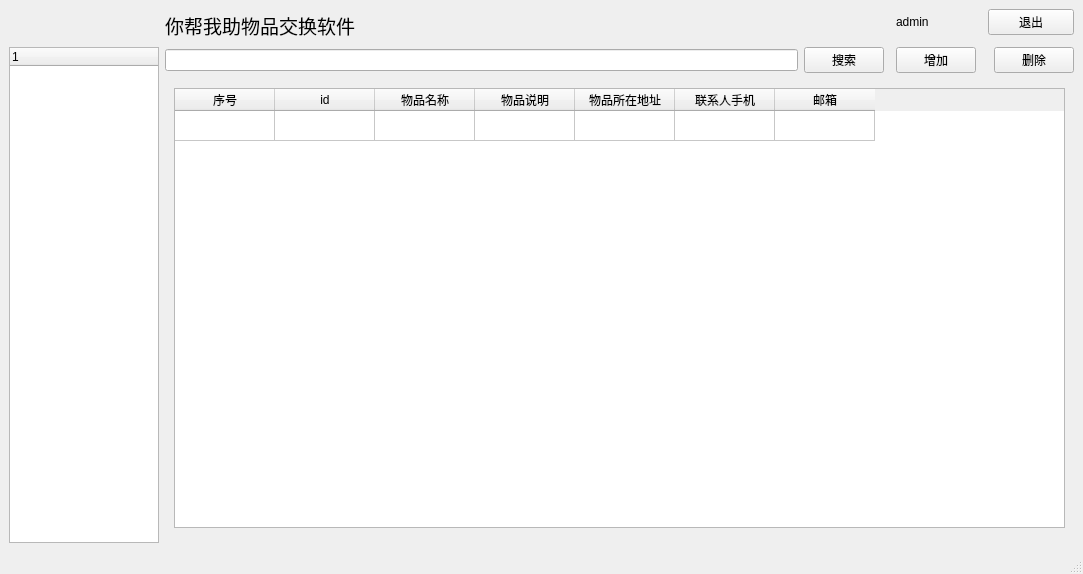
<?xml version="1.0" encoding="UTF-8"?>
<ui version="4.0">
 <class>MainWindow</class>
 <widget class="QMainWindow" name="MainWindow">
  <property name="geometry">
   <rect>
    <x>0</x>
    <y>0</y>
    <width>1083</width>
    <height>574</height>
   </rect>
  </property>
  <property name="windowTitle">
   <string>你帮我助物品交换</string>
  </property>
  <widget class="QWidget" name="centralwidget">
   <layout class="QGridLayout" name="gridLayout">
    <item row="2" column="7">
     <widget class="QPushButton" name="btn_del">
      <property name="text">
       <string>删除</string>
      </property>
     </widget>
    </item>
    <item row="2" column="4">
     <widget class="QPushButton" name="btn_add">
      <property name="text">
       <string>增加</string>
      </property>
     </widget>
    </item>
    <item row="3" column="1" colspan="7">
     <widget class="QStackedWidget" name="stackedWidget">
      <widget class="QWidget" name="page">
       <layout class="QGridLayout" name="gridLayout_2">
        <item row="0" column="0">
         <widget class="QTableWidget" name="tableWidget">
          <property name="rowCount">
           <number>1</number>
          </property>
          <property name="columnCount">
           <number>7</number>
          </property>
          <attribute name="horizontalHeaderVisible">
           <bool>true</bool>
          </attribute>
          <attribute name="horizontalHeaderCascadingSectionResizes">
           <bool>false</bool>
          </attribute>
          <attribute name="horizontalHeaderHighlightSections">
           <bool>true</bool>
          </attribute>
          <attribute name="verticalHeaderVisible">
           <bool>false</bool>
          </attribute>
          <row/>
          <column>
           <property name="text">
            <string>序号</string>
           </property>
          </column>
          <column>
           <property name="text">
            <string>id</string>
           </property>
          </column>
          <column>
           <property name="text">
            <string>物品名称</string>
           </property>
          </column>
          <column>
           <property name="text">
            <string>物品说明</string>
           </property>
          </column>
          <column>
           <property name="text">
            <string>物品所在地址</string>
           </property>
          </column>
          <column>
           <property name="text">
            <string>联系人手机</string>
           </property>
          </column>
          <column>
           <property name="text">
            <string>邮箱</string>
           </property>
          </column>
         </widget>
        </item>
       </layout>
      </widget>
      <widget class="QWidget" name="page_2"/>
     </widget>
    </item>
    <item row="2" column="0" rowspan="3">
     <widget class="QTreeWidget" name="treeWidget">
      <property name="maximumSize">
       <size>
        <width>150</width>
        <height>16777215</height>
       </size>
      </property>
     </widget>
    </item>
    <item row="0" column="6" colspan="2">
     <widget class="QPushButton" name="exit">
      <property name="text">
       <string>退出</string>
      </property>
     </widget>
    </item>
    <item row="0" column="1" rowspan="2" colspan="3">
     <widget class="QLabel" name="label_2">
      <property name="font">
       <font>
        <family>Adobe Heiti Std</family>
        <pointsize>14</pointsize>
       </font>
      </property>
      <property name="text">
       <string>你帮我助物品交换软件</string>
      </property>
     </widget>
    </item>
    <item row="0" column="4" colspan="2">
     <widget class="QLabel" name="label">
      <property name="text">
       <string>admin</string>
      </property>
     </widget>
    </item>
    <item row="2" column="2">
     <widget class="QPushButton" name="btn_search">
      <property name="text">
       <string>搜索</string>
      </property>
     </widget>
    </item>
    <item row="2" column="1">
     <widget class="QLineEdit" name="le_search"/>
    </item>
   </layout>
  </widget>
  <widget class="QMenuBar" name="menubar">
   <property name="geometry">
    <rect>
     <x>0</x>
     <y>0</y>
     <width>1083</width>
     <height>26</height>
    </rect>
   </property>
  </widget>
  <widget class="QStatusBar" name="statusbar"/>
 </widget>
 <resources/>
 <connections/>
</ui>
